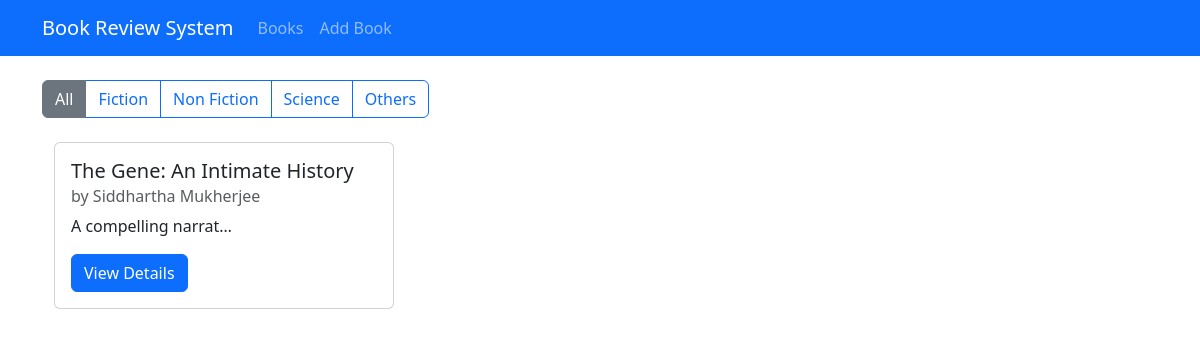
Page /?genre=Science on the committed database.
### book/models.py (models this page shows, shortened)
class Book(models.Model):
    title = models.CharField(max_length=200)
    author = models.CharField(max_length=200)
    description = models.TextField()
    genre = models.CharField(max_length=20, choices=GENRE_CHOICES)
    isbn = models.CharField('ISBN', max_length=13, unique=True)
    publication_date = models.DateField()
    average_rating = models.DecimalField(
        max_digits=3,
        decimal_places=2,
        validators=[MinValueValidator(0),MaxValueValidator(5)],
        default=0
    )
    created_at = models.DateField(auto_now_add=True)
    updated_at = models.DateField(auto_now=True)

### book/views.py (the view)
# urls.py: path('', views.book_list, name='book_list'),
def book_list(request):
    genre= request.GET.get('genre')
    if genre:
        books = Book.objects.filter(genre=genre).order_by('created_at')
    else:
        books = Book.objects.all().order_by('created_at')
    return render(request, 'book/book_list.html', {'books':books})

### book/templates/book/book_list.html (shortened to what this page needs)
{% extends "book/base.html" %}
{% block content %}
<div class="row mb-4">
    <div class="col">
        <div class="btn-group">
            <a href="{% url "book_list" %}" class="btn btn-outline-secondary {% if not request.Get.genre %} active {% endif %} ">All</a>
            <a href="?genre=Fiction" class="btn btn-outline-primary {% if request.Get.genre == 'Fiction' %} active {% endif %} ">Fiction</a>
            <a href="?genre=Non_fiction" class="btn btn-outline-primary {% if request.Get.genre == 'Non_fiction' %} active {% endif %} ">Non Fiction</a>
            <a href="?genre=Science" class="btn btn-outline-primary {% if request.Get.genre == 'Science' %} active {% endif %} ">Science</a>
            <a href="?genre=Other" class="btn btn-outline-primary {% if request.Get.genre == 'Other' %} active {% endif %} ">Others</a>
        </div>
    </div>
</div>
  <div class="container row row-cols-1 row-cols-md-3 g-4">
    {% for book in books %}
      <div class="col">
        <div class="card h-100">
            <div class="card-body">
                <h5 class="card-title">{{book.title}}</h5>
                <h6 class="card-subtitle mb-2 text-muted">by {{book.author}}</h6>
                <p class="card-text">{{book.description | truncatechars:20}}</p>
                <div class="d-flex justify-content-between align-items-center">
                    <a href="{% url "book_details" book.id %}" class="btn btn-primary">View Details</a>
                </div>
            </div>
        </div>
      </div>
      {% empty %}
        <div class="col-12">
            <p>No books available</p>
        </div>
    {% endfor %}
  </div>
{% endblock %}

### rows in the picture
Book: title "The Gene: An Intimate History", author "Siddhartha Mukherjee", description "A compelling narrat…"
